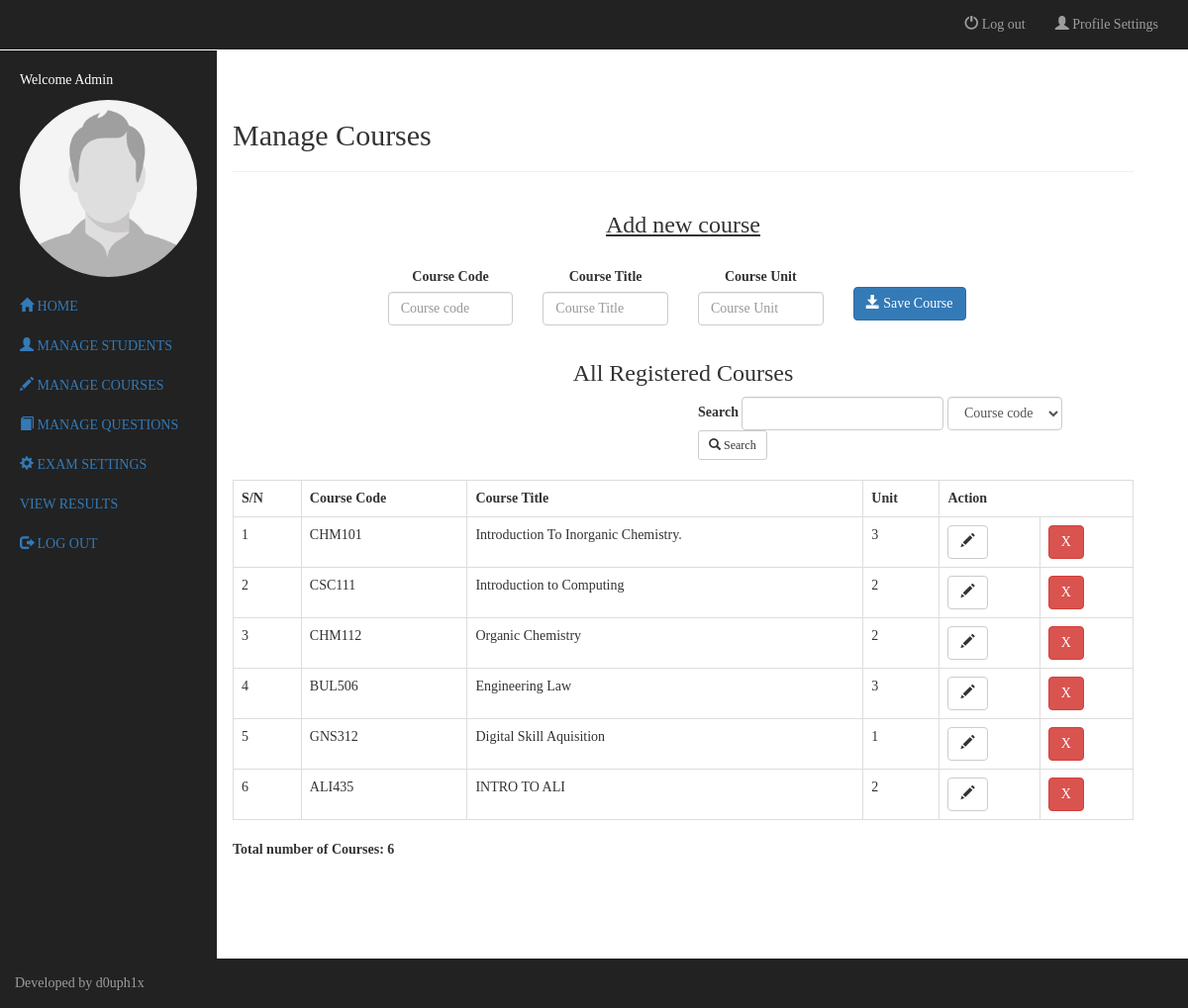
The page /ocbt_c_admin/manage_courses.php (signed in) on the database its author committed.
### tables this page shows
CREATE TABLE `std_courses` (
  `course_id` int(11) NOT NULL,
  `course_code` varchar(255) NOT NULL,
  `course_title` varchar(255) NOT NULL,
  `unit` int(11) NOT NULL DEFAULT '0',
  `time` int(11) NOT NULL DEFAULT '0',
  `no_quest_ans` int(11) NOT NULL DEFAULT '0',
  `status` tinyint(1) NOT NULL DEFAULT '0'
);

### settings/class.admin.php (called while the page is built, shortened)
<?php
Class admin extends Student{
	private $db;
	function __construct($db_con){
		$this->db = $db_con;
	}
		public function get_all_courses(){
		try{
			$stmt = $this->db->prepare("SELECT * FROM std_courses");
		$stmt->execute();
		if($stmt->rowCount()>0){
			while($row = $stmt->fetch(PDO::FETCH_ASSOC)){
				$courses[] = $row;
			}
			return $courses;
		}
		}
		catch(PDOException $e){
			echo $e->getMessage();
		}
		}
		public function total_no_courses(){
			try{
				$stmt = $this->db->prepare("SELECT * FROM std_courses");
				$stmt->execute();
				if($stmt->rowCount()> 0){
					return $stmt->rowCount();
				}
				else{
					$no_of_course = "0";
					return $no_of_course;
				}
			}
			catch(PDOException $e){
				echo $e->getMessage();
			}
		}
}
?>

### settings/dbconfig.php (called while the page is built, shortened)
<?php
$db_host = "localhost";
$db_name = "online_cbt";
$db_user = "root";
$db_pass = "";
try{
	$db_conn = new PDO("mysql:host={$db_host};dbname={$db_name}",$db_user,$db_pass);
	$db_conn->setAttribute(PDO::ATTR_ERRMODE, PDO::ERRMODE_EXCEPTION);
}
catch(PDOException $e){
	echo $e->getMessage();
}
include_once('class.admin.php');
$admin = new admin($db_conn);
?>

### ocbt_c_admin/manage_courses.php (the view, shortened to what this page needs)
<?php
include('../settings/dbconfig.php');
include('header.php');
include('side_bar.php');?>
	<div class="col-sm-12 main">
		<div class="container-fluid">
			<h2>Manage Courses</h2><hr/>
				<div class="row">
				<div class="col-xs-8 col-xs-offset-2">
				<h3 class="text-center"><u>Add new course</u></h3><br/>
						<form method="POST">
							<div class="row">
								<div class="col-sm-3">
									<div class="form-group text-center">
										<label for="question" class="text-center">Course Code</label>
										<input type="text" name="course_code" placeholder="Course code" class="form-control" required/>
									</div>
								</div>
								<div class="col-sm-3">
									<div class="form-group text-center">
										<label for="question" class="text-center">Course Title</label>
										<input type="text" name="course_title" placeholder="Course Title" class="form-control" required/>
									</div>
								</div>
								<div class="col-sm-3">
									<div class="form-group text-center">
										<label for="question" class="text-center">Course Unit</label>
										<input type="number" name="course_unit" placeholder="Course Unit" class="form-control"/>
									</div>
								</div>
								<div class="col-sm-3" style="padding-top:20px;">
									<button type="submit" class="btn btn-primary " name="add_course"><span class="glyphicon glyphicon-save"></span> Save Course</button>
								</div>
							</div>
						</form>
				</div>
			</div>
			<h3 class="text-center">All Registered Courses</h3>
				<div class="row">
					<div class="col-xs-6">
					</div>
					<div class="col-xs-6">
					<form method="GET" class="form-inline pull-right">
						<div class="form-group">
							<label for="">Search</label>
							<input type="text" name="search" class="form-control" required/>
							<select name="status" class="form-control">
							<option value="course_code">Course code</option>
							</select>
						</div>
						<button class="btn btn-default btn-sm" name="search_result"><span class="glyphicon glyphicon-search"></span> Search</button>
					</form>
					</div>
				</div><br/>
			<div class="table-responsive">
				<table class="table table-bordered table-hover">
					<tbody>
						<tr>
						<th>S/N</th>
						<th>Course Code</th>
						<th>Course Title</th>
						<th>Unit</th>
						<th colspan="2">Action</th>
						</tr>
			<?php
			if(isset($_GET['search_result'])){
				$table_name =  "std_courses";
 					$column_name = trim($_GET['status']);
					$search = trim($_GET['search']);
					$f = $admin->search_record($table_name,$column_name,$search);
				}
				else{
					$f = $admin->get_all_courses();
				}
			for($i=0;$i<count($f);$i++){
				$course_id = $f[$i]['course_id'];
				$course_code = $f[$i]['course_code'];
				$course_title = $f[$i]['course_title'];
				$unit = $f[$i]['unit'];
				?>
				<tr>
					<td><?php echo $i + 1;?></td>
					<td><?php echo $course_code;?></td>
					<td><?php echo $course_title;?></td>
					<td><?php echo $unit;?></td>
					<td>
					<form method="POST">
						<button type="button" class="btn btn-default btn-md" data-toggle="modal" data-target="#course_settings-<?php echo $course_id;?>">
						<span class="glyphicon glyphicon-pencil"></span></button>
					</form>
					</td>
					<td>
					<form method="POST">
						<button type="button" onclick="delete_course(<?php echo $course_id;?>)" class="btn btn-danger btn-md">
						<span class="glyphicon glyphicon-delete"></span>X</button>
					</form>
					</td>
				</tr>
				<?php
			}?>
					</tbody>
				</table>
					<div style="font-weight:bold;">
					Total number of Courses: <?php echo $admin->total_no_courses();?>
					</div>
			</div>
		</div>
	</div>
<?php include('footer.php');?>

### css/main.css (style rules this page uses)
body { font-family: cursive; }

### css/a_sidebar.css (style rules this page uses)
body { padding-top: 50px; }
.main { padding: 50px; }
@media (min-width: 768px) { .main { padding-right: 40px; padding-left: 220px; } }

### rows shown on the page
std_courses: course_code "CHM101", course_title "Introduction To Inorganic Chemistry.", unit "3"
std_courses: course_code "CSC111", course_title "Introduction to Computing", unit "2"
std_courses: course_code "CHM112", course_title "Organic Chemistry", unit "2"
std_courses: course_code "BUL506", course_title "Engineering Law", unit "3"
std_courses: course_code "GNS312", course_title "Digital Skill Aquisition", unit "1"
std_courses: course_code "ALI435", course_title "INTRO TO ALI", unit "2"

### other values the page prints
$admin->total_no_courses() "6"
